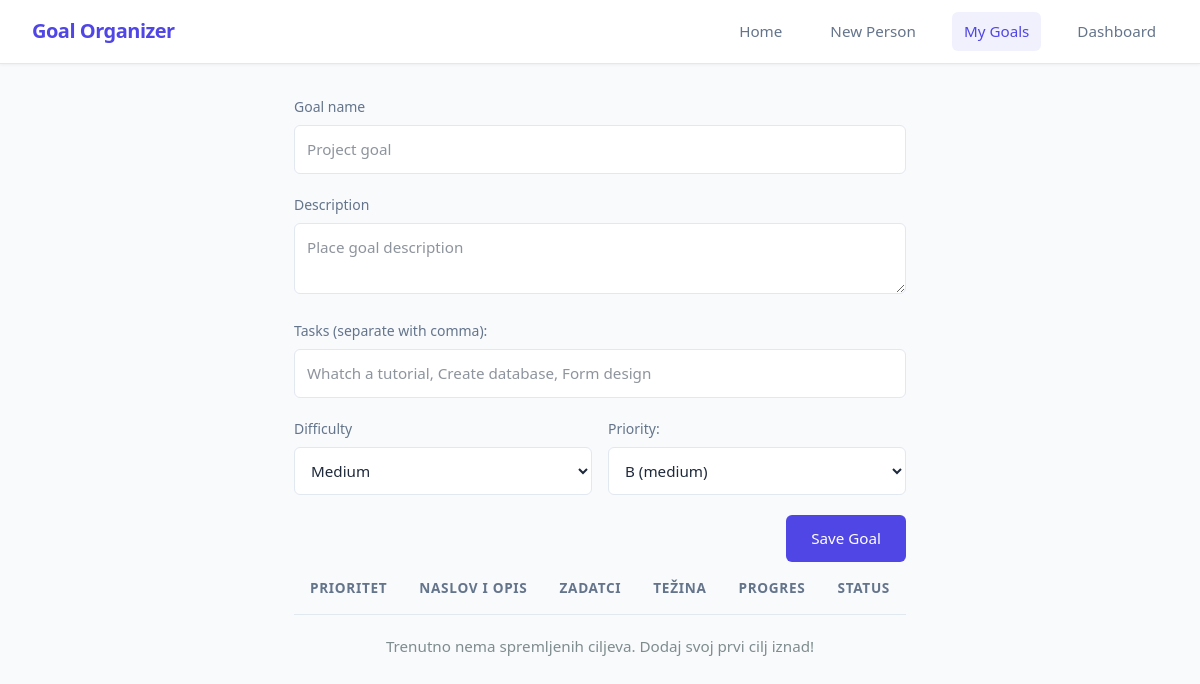
Page /dashboard on the earlier database version.
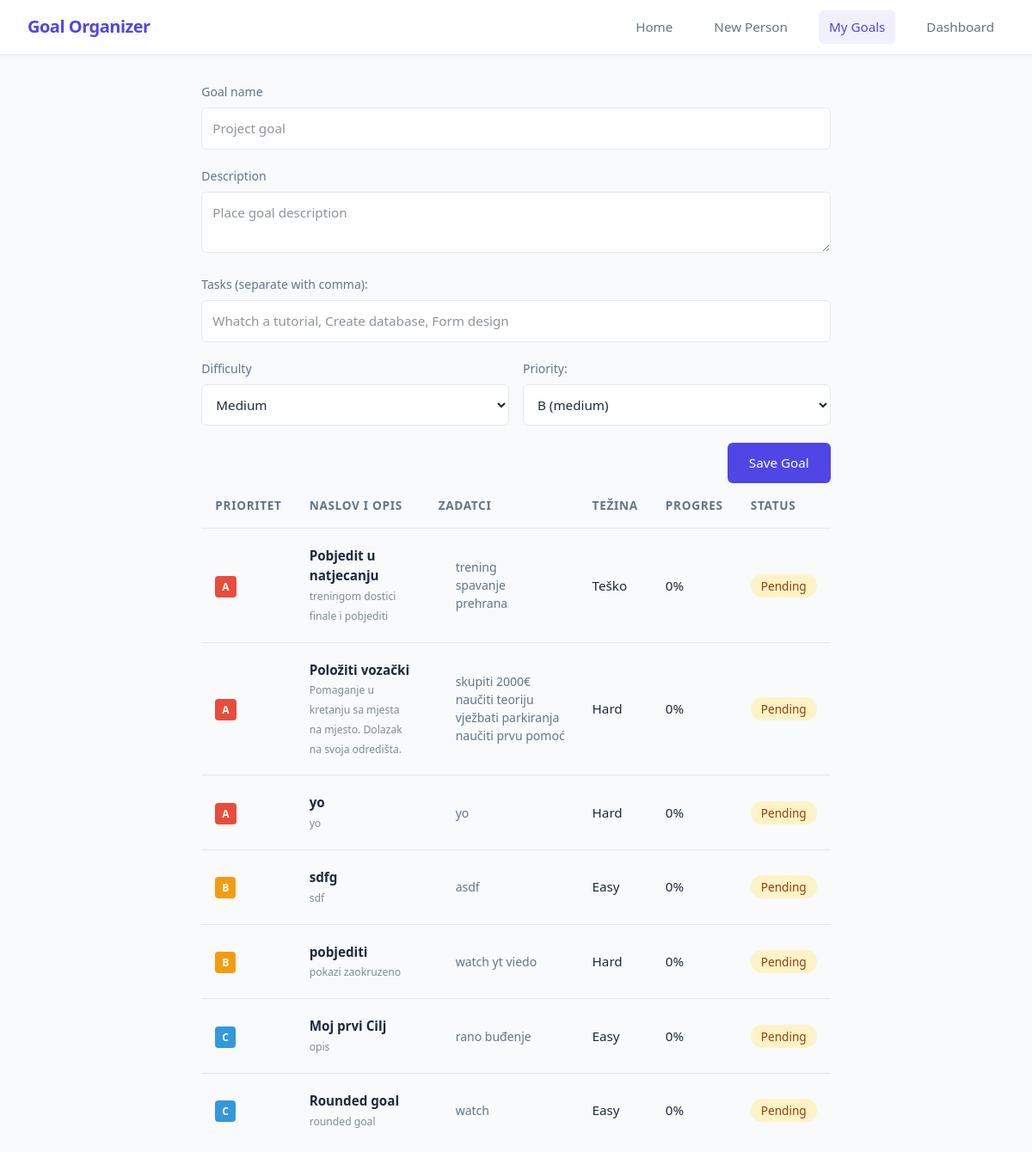
Same page on the later database version.
### app/models_db.py (models this page shows, shortened)
class Goal(db.Model):
    id = db.Column(db.Integer, primary_key=True)
    title = db.Column(db.String(100), nullable=False)
    description = db.Column(db.Text, nullable=False)
    tasks = db.Column(db.JSON, nullable=True, default=[])
    is_completed = db.Column(db.Boolean, default=False)
    progress_percentage = db.Column(db.Float, default=0.0)
    difficulty = db.Column(db.String(20), nullable=False, default='Medium')
    priority = db.Column(db.String(1), nullable=False, default='b')

### app/routes.py (the view)
@main.route("/dashboard", methods=['GET', 'POST'])
def dashboard():
    goals = Goal.query.order_by(Goal.priority.asc()).all()
    return render_template('goals.html', goals=goals)

### app/templates/goals.html (shortened to what this page needs)
{% extends 'base.html' %}
{% block content %}
    <form action="/add-goal" method="POST" id="new_goal_form">
        <div class="form-group">
            <label for="title">Goal name</label>
            <input type="text" id="title" name="title" placeholder="Project goal">
        </div>
        <div class="form-group">
            <label for="description">Description</label>
            <textarea id="description" name="description" placeholder="Place goal description"></textarea>
        </div>
        <div class="form-group">
            <label for="tasks">Tasks (separate with comma):</label>
            <input type="text" id="tasks" name="tasks" placeholder="Whatch a tutorial, Create database, Form design">
        </div>
        <div class="form-row">
            <div class="form-group col">
                <label for="difficulty">Difficulty</label>
                <select id="difficulty" name="difficulty">
                    <option value="Medium" selected>Medium</option>
                </select>
            </div>
            <div class="form-group col">
                <label for="priority">Priority:</label>
                <select id="priority" name="priority">
                    <option value="b" selected>B (medium)</option>
                </select>
            </div>
        </div>
        <button type="submit">Save Goal</button>
    </form>
    <table>
        <thead>
            <tr>
                <th>Prioritet</th>
                <th>Naslov i Opis</th>
                <th>Zadatci</th>
                <th>Težina</th>
                <th>Progres</th>
                <th>Status</th>
            </tr>
        </thead>
        <tbody>
            {% for goal in goals %}
            <tr>
                <td><span class="badge badge-{{ goal.priority }}">{{ goal.priority }}</span></td>
                <td style="width: 150px;">
                    <strong>{{ goal.title }}</strong><br>
                    <small style="color: #7f8c8d; width: 100px;">{{ goal.description or 'Nema opisa' }}</small>
                </td>
                <td>
                    {% if goal.tasks %}
                    <ul>
                        {% for task in goal.tasks.split(',') %}
                            {% if task.strip() %}
                                <li>{{ task.strip() }}</li>
                            {% endif %}
                        {% endfor %}
                    </ul>
                    {% else %}
                    <small style="color: #b2bec3;">Nema zadataka</small>
                    {% endif %}
                </td>
                <td>{{ goal.difficulty }}</td>
                <td>{{ goal.progress_percentage | round | int }}%</td>
                <td>
                    {% if goal.is_completed %}
                    <span class="status-done">Completed</span>
                    {% else %}
                    <span class="status-pending">Pending</span>
                    {% endif %}
                </td>
            </tr>
            {% else %}
            <tr>
                <td colspan="6" style="text-align: center; color: #7f8c8d;">Trenutno nema spremljenih ciljeva. Dodaj svoj prvi cilj iznad!</td>
            </tr>
            {% endfor %}
        </tbody>
    </table>
{% endblock %}

### app/templates/base.html (shortened to what this page needs)
<!DOCTYPE html>
<html lang="en">
<head>
    <script src="https://unpkg.com/@tailwindcss/browser@4"></script>
</head>
<body>
    <header>
        <nav class="navbar">
            <div class="navbar-container">
                <a href="/" class="navbar-brand">Goal Organizer</a>
                <ul class="navbar-links">
                    <a href="/">Home</a>
                    <a href="/form">New Person</a>
                    <a href="/goals" class="active">My Goals</a>
                    <a href="/dashboard">Dashboard</a>
                </ul>
            </div>
        </nav>
    </header>
    <main>
        {%block content %} {% endblock %}
    </main>
</body>
<link rel="stylesheet"
      href="{{ url_for('static', filename='style.css') }}">
</html>

### app/static/style.css (style rules this page uses)
:root { --bg-color: #f8fafc; --card-bg: #ffffff; --text-main: #1e293b; --text-muted: #64748b; --border-color: #e2e8f0; --primary: #4f46e5; --primary-hover: #4338ca; --success: #22c55e; --pending: #f59e0b; }
body { font-family: 'Segoe UI', Roboto, Helvetica, Arial, sans-serif; background-color: var(--bg-color); color: var(--text-main); margin: 0; padding: 2rem; display: flex; justify-content: center; }
.form-group { margin-bottom: 1.25rem; }
.form-group label { display: block; margin-bottom: 0.5rem; font-size: 0.875rem; font-weight: 500; color: var(--text-muted); }
input[type="text"], select, textarea { width: 100%; padding: 0.75rem; border-radius: 6px; border: 1px solid var(--border-color); font-family: inherit; font-size: 0.95rem; background-color: #fff; box-sizing: border-box; transition: border-color 0.2s, box-shadow 0.2s; }
button[type="submit"] { width: 100%; background-color: var(--primary); color: white; padding: 0.75rem; border: none; border-radius: 6px; font-size: 1rem; font-weight: 500; cursor: pointer; transition: background-color 0.2s; }
table { width: 100%; border-collapse: collapse; text-align: left; font-size: 0.95rem; }
th { background-color: #f8fafc; color: var(--text-muted); padding: 1rem; font-weight: 600; font-size: 0.85rem; text-transform: uppercase; letter-spacing: 0.05em; border-bottom: 1px solid var(--border-color); }
td { padding: 1.25rem 1rem; border-bottom: 1px solid var(--border-color); vertical-align: middle; }
tr:last-child td { border-bottom: none; }
table ul { margin: 0; padding-left: 1.25rem; color: var(--text-muted); font-size: 0.875rem; }
.status-pending { background-color: #fef3c7; color: #92400e; padding: 0.25rem 0.75rem; border-radius: 9999px; font-size: 0.85rem; font-weight: 500; }
.badge { padding: 0.25rem 0.5rem; border-radius: 4px; font-size: 0.75rem; font-weight: 600; text-transform: uppercase; }
.navbar { position: fixed; top: 0; left: 0; right: 0; height: 64px; background-color: var(--card-bg); border-bottom: 1px solid var(--border-color); box-shadow: 0 1px 3px 0 rgba(0, 0, 0, 0.05); display: flex; justify-content: center; align-items: center; z-index: 1000; }
.navbar-container { width: 100%; max-width: 1200px; padding: 0 2rem; display: flex; justify-content: space-between; align-items: center; box-sizing: border-box; }
.navbar-brand { font-size: 1.25rem; font-weight: 700; color: var(--primary); text-decoration: none; letter-spacing: -0.025em; }
.navbar-links { display: flex; gap: 1.5rem; list-style: none; margin: 0; padding: 0; }
.navbar-links a { text-decoration: none; color: var(--text-muted); font-size: 0.95rem; font-weight: 500; padding: 0.5rem 0.75rem; border-radius: 6px; transition: color 0.2s, background-color 0.2s; }
.navbar-links a.active { color: var(--primary); background-color: rgba(79, 70, 229, 0.08); }
body { padding-top: calc(64px + 2rem); }
.form-row { display: flex; gap: 1rem; margin-bottom: 1.25rem; }
.form-row .form-group { flex: 1; margin-bottom: 0; }
button[type="submit"] { width: auto; min-width: 120px; padding: 0.75rem 1.5rem; background-color: var(--primary); color: white; border: none; border-radius: 6px; font-size: 0.95rem; font-weight: 500; cursor: pointer; transition: background-color 0.2s; display: block; margin-left: auto; }

### app/templates/goals.html (style rules this page uses)
.badge { padding: 4px 8px; border-radius: 4px; font-size: 12px; font-weight: bold; text-transform: uppercase; }
.badge-a { background-color: #e74c3c; color: white; }
.badge-b { background-color: #f39c12; color: white; }
.badge-c { background-color: #3498db; color: white; }
.status-pending { color: #95a5a6; }

Differences in the rows shown:
added Goal: priority "A", title "Pobjedit u natjecanju", description "treningom dostici finale i pobjediti", strip "trening" "spavanje" "prehrana", difficulty "Teško", progress_percentage "0", is_completed "Pending"
added Goal: priority "A", title "Položiti vozački", description "Pomaganje u kretanju sa mjesta na mjesto. Dolazak na svoja odredišta.", strip "skupiti 2000€" "naučiti teoriju" "vježbati parkiranja" "naučiti prvu pomoć", difficulty "Hard", progress_percentage "0", is_completed "Pending"
added Goal: priority "A", title "yo", description "yo", strip "yo", difficulty "Hard", progress_percentage "0", is_completed "Pending"
added Goal: priority "B", title "sdfg", description "sdf", strip "asdf", difficulty "Easy", progress_percentage "0", is_completed "Pending"
added Goal: priority "B", title "pobjediti", description "pokazi zaokruzeno", strip "watch yt viedo", difficulty "Hard", progress_percentage "0", is_completed "Pending"
added Goal: priority "C", title "Moj prvi Cilj", description "opis", strip "rano buđenje", difficulty "Easy", progress_percentage "0", is_completed "Pending"
added Goal: priority "C", title "Rounded goal", description "rounded goal", strip "watch", difficulty "Easy", progress_percentage "0", is_completed "Pending"
Other differences:
text no longer shown: "Trenutno nema spremljenih ciljeva. Dodaj svoj prvi cilj iznad!"
